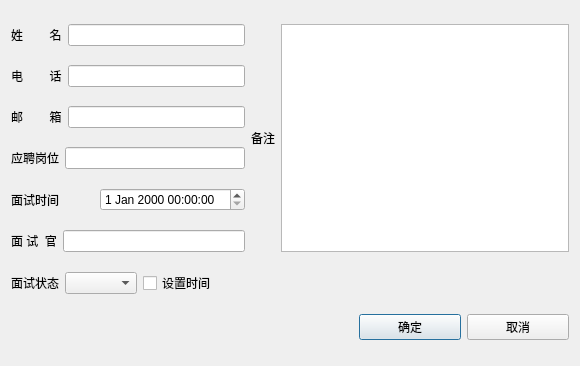
<?xml version="1.0" encoding="UTF-8"?>
<ui version="4.0">
 <class>IntervieweeDialog</class>
 <widget class="QDialog" name="IntervieweeDialog">
  <property name="geometry">
   <rect>
    <x>0</x>
    <y>0</y>
    <width>580</width>
    <height>366</height>
   </rect>
  </property>
  <property name="windowTitle">
   <string>Dialog</string>
  </property>
  <layout class="QGridLayout" name="gridLayout">
   <item row="0" column="0" colspan="2">
    <layout class="QHBoxLayout" name="horizontalLayout">
     <item>
      <widget class="QLabel" name="label">
       <property name="text">
        <string>姓        名</string>
       </property>
      </widget>
     </item>
     <item>
      <widget class="QLineEdit" name="nameLineEdit"/>
     </item>
    </layout>
   </item>
   <item row="0" column="2" rowspan="6" colspan="3">
    <layout class="QHBoxLayout" name="horizontalLayout_8">
     <item>
      <widget class="QLabel" name="label_8">
       <property name="text">
        <string>备注</string>
       </property>
      </widget>
     </item>
     <item>
      <widget class="QTextEdit" name="notesTextEdit"/>
     </item>
    </layout>
   </item>
   <item row="1" column="0" colspan="2">
    <layout class="QHBoxLayout" name="horizontalLayout_2">
     <item>
      <widget class="QLabel" name="label_2">
       <property name="text">
        <string>电        话</string>
       </property>
      </widget>
     </item>
     <item>
      <widget class="QLineEdit" name="phoneLineEdit"/>
     </item>
    </layout>
   </item>
   <item row="2" column="0" colspan="2">
    <layout class="QHBoxLayout" name="horizontalLayout_3">
     <item>
      <widget class="QLabel" name="label_3">
       <property name="text">
        <string>邮        箱</string>
       </property>
      </widget>
     </item>
     <item>
      <widget class="QLineEdit" name="emailLineEdit"/>
     </item>
    </layout>
   </item>
   <item row="3" column="0" colspan="2">
    <layout class="QHBoxLayout" name="horizontalLayout_4">
     <item>
      <widget class="QLabel" name="label_4">
       <property name="text">
        <string>应聘岗位</string>
       </property>
      </widget>
     </item>
     <item>
      <widget class="QLineEdit" name="positionLineEdit"/>
     </item>
    </layout>
   </item>
   <item row="4" column="0" colspan="2">
    <layout class="QHBoxLayout" name="horizontalLayout_6">
     <item>
      <widget class="QLabel" name="label_6">
       <property name="text">
        <string>面试时间</string>
       </property>
      </widget>
     </item>
     <item>
      <widget class="QDateTimeEdit" name="interviewTimeEdit"/>
     </item>
    </layout>
   </item>
   <item row="5" column="0" colspan="2">
    <layout class="QHBoxLayout" name="horizontalLayout_7">
     <item>
      <widget class="QLabel" name="label_7">
       <property name="text">
        <string>面 试  官</string>
       </property>
      </widget>
     </item>
     <item>
      <widget class="QLineEdit" name="interviewerLineEdit"/>
     </item>
    </layout>
   </item>
   <item row="6" column="0">
    <layout class="QHBoxLayout" name="horizontalLayout_5">
     <item>
      <widget class="QLabel" name="label_5">
       <property name="text">
        <string>面试状态</string>
       </property>
      </widget>
     </item>
     <item>
      <widget class="QComboBox" name="statusComboBox"/>
     </item>
    </layout>
   </item>
   <item row="6" column="1" colspan="2">
    <widget class="QCheckBox" name="enableTimeCheckBox">
     <property name="text">
      <string>设置时间</string>
     </property>
    </widget>
   </item>
   <item row="7" column="3">
    <widget class="QPushButton" name="okButton">
     <property name="text">
      <string>确定</string>
     </property>
    </widget>
   </item>
   <item row="7" column="4">
    <widget class="QPushButton" name="cancelButton">
     <property name="text">
      <string>取消</string>
     </property>
    </widget>
   </item>
  </layout>
 </widget>
 <resources/>
 <connections/>
</ui>
